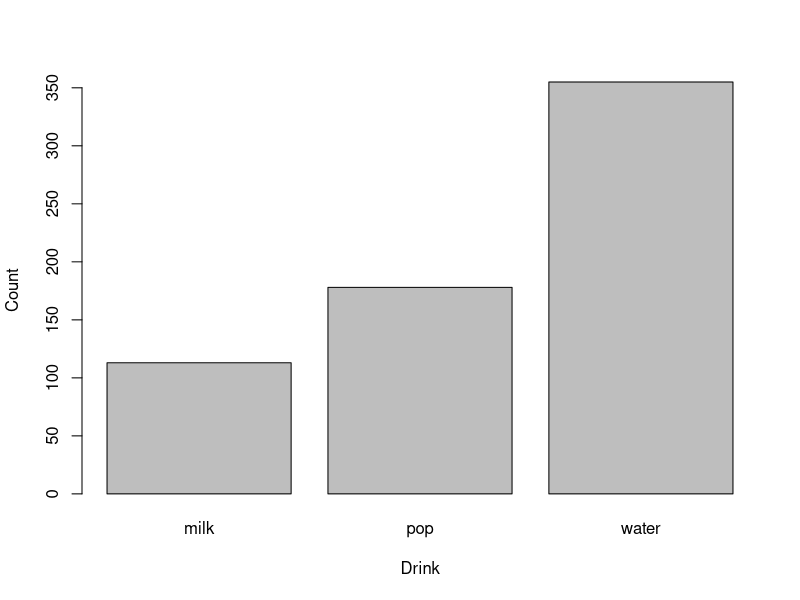
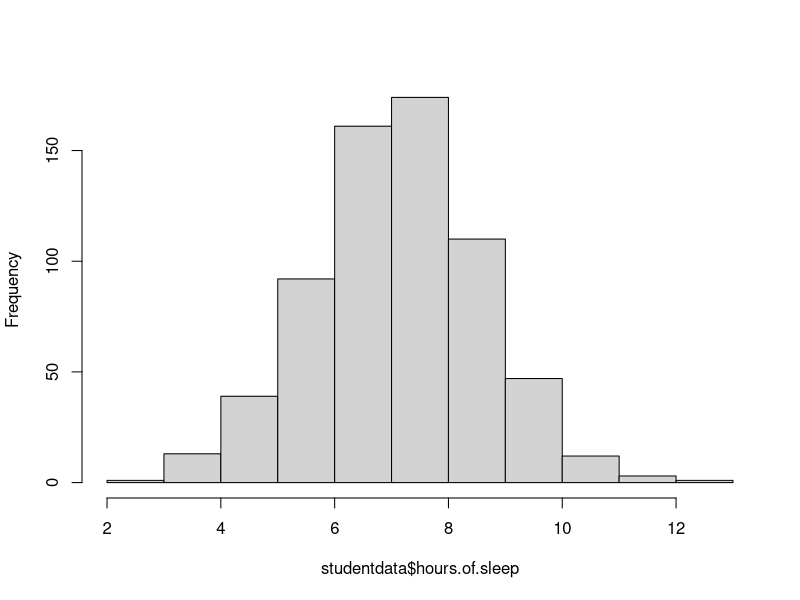
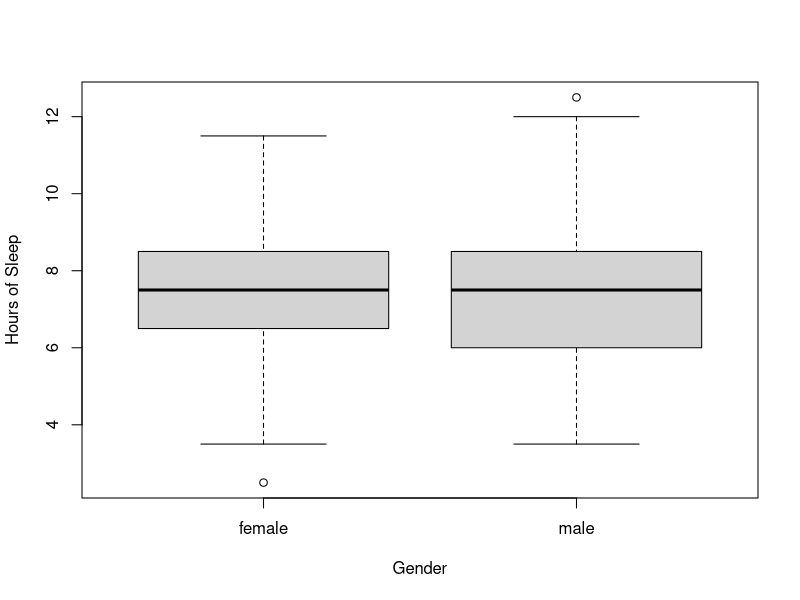
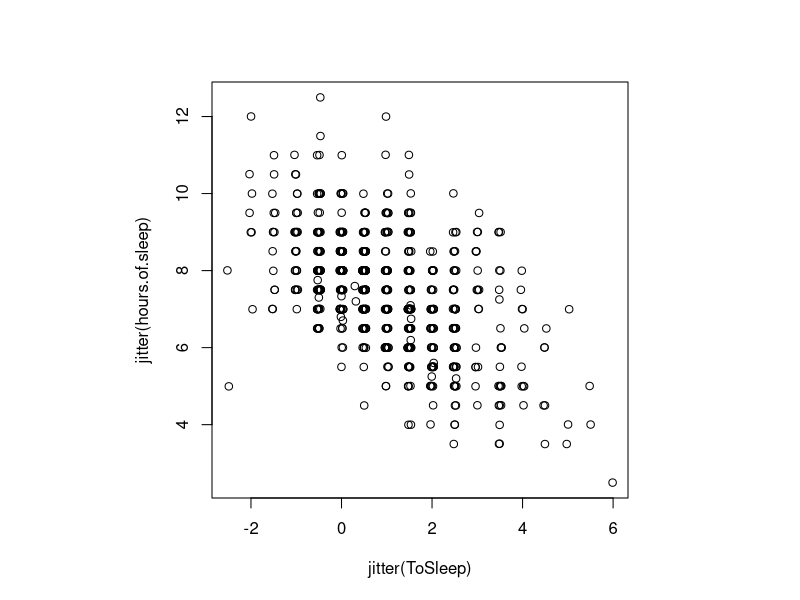
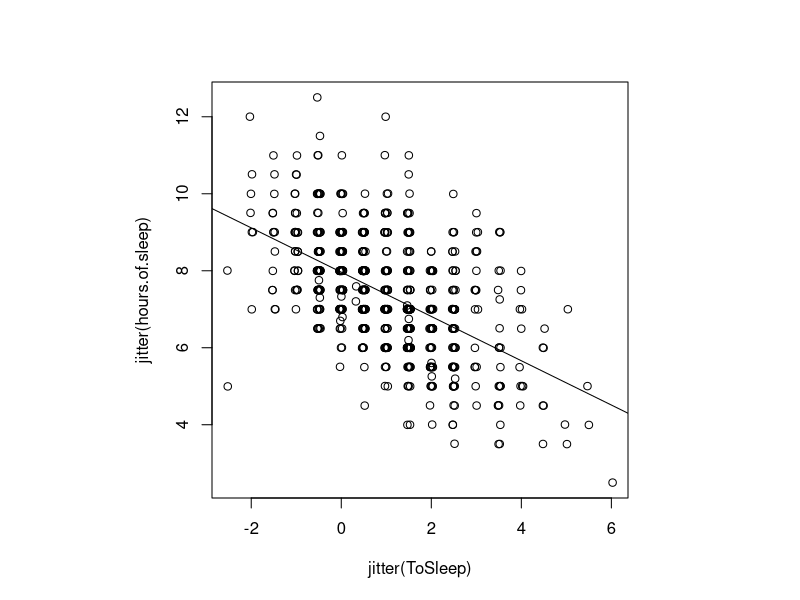
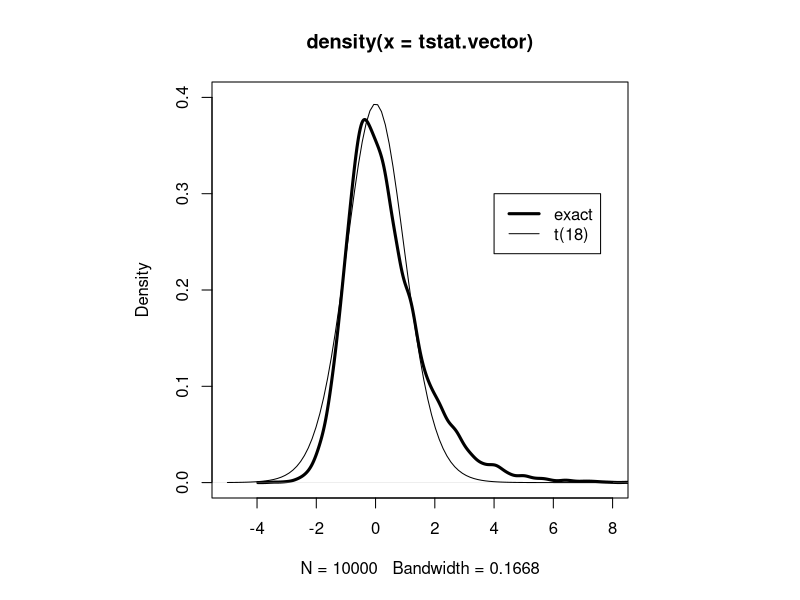

These charts were generated, in order, by the following R code:
# Bayesian Computation with R (Second Edition)
# by Jim Albert

# 1 An Introduction to R

# 1.1 Overview

# 1.2 Exploring a Student Dataset 

# 1.2.1 Introduction to the Dataset

# 1.2.2 Reading the Data into R 

# studentdata <- read.table("studentdata.txt", sep = "\t", header = TRUE)

# This dataset is also available as part of the LearnBayes package. 

library(LearnBayes)
data(studentdata)

studentdata[1, ]

# attach(studentdata)

# 1.2.3 R Commands to Summarize and Graph a Single Batch 

table(studentdata$Drink)

barplot(table(studentdata$Drink), xlab = "Drink", ylab = "Count")

# Fig. 1.1. Barplot of the drinking preference of the statistics students.

studentdata$hours.of.sleep <- with(studentdata, WakeUp - ToSleep)

summary(studentdata$hours.of.sleep)

hist(studentdata$hours.of.sleep, main = "")

# Fig. 1.2. Histogram of the hours of sleep of the statistics students.

# 1.2.4 R Commands to Compare Batches 

boxplot(hours.of.sleep ~ Gender, data = studentdata, ylab = "Hours of Sleep")

# Fig. 1.3. Parallel boxplots of the hours of sleep of the male and female students.

str(studentdata)

female.Haircut <- with(studentdata, Haircut[Gender == "female"])
male.Haircut <- with(studentdata, Haircut[Gender == "male"])
summary(female.Haircut)
summary(male.Haircut)

# 1.2.5 R Commands for Studying Relationships 

par(pty = "s")

with(studentdata, plot(jitter(ToSleep), jitter(hours.of.sleep)))

# Fig. 1.4. Scatterplot of wake-up time and hours of sleep for students. 

with(studentdata, plot(jitter(ToSleep), jitter(hours.of.sleep)))
fit <- lm(hours.of.sleep ~ ToSleep, data = studentdata)
fit
abline(fit)

# Fig. 1.5. Scatterplot of wake-up time and hours of sleep for students with least- squares line plotted on top.

# 1.3 Exploring the Robustness of the t Statistic 

# 1.3.1 Introduction 

# 1.3.2 Writing a Function to Compute the t Statistic 

x <- rnorm(10, mean = 50, sd = 10)
y <- rnorm(10, mean = 50, sd = 10)

m <- length(x)
n <- length(y)

sp <- sqrt(((m - 1)*sd(x)^2+ (n - 1)*sd(y)^2)/(m + n - 2))

t.stat <- (mean(x) - mean(y))/(sp*sqrt(1/m+ 1/n))
t.stat

tstatistic <- function(x, y) {
  m <- length(x)
  n <- length(y)
  sp <- sqrt(((m - 1)*sd(x)^2 + (n - 1)*sd(y)^2)/(m + n - 2))
  t.stat <- (mean(x) - mean(y))/(sp*sqrt(1/m + 1/n))
  return(t.stat)
}

#source("tstatistic.R")

data.x <- c(1, 4, 3, 6, 5)
data.y <- c(5, 4, 7, 6, 10)
tstatistic(data.x, data.y)

# 1.3.3 Programming a Monte Carlo Simulation

alpha <- 0.1  # sets alpha
m <- 10       # sets m
n <- 10       # sets n
N <- 10000    # sets the number of simulations
n.reject <- 0 # counter of num. of rejections
for (i in 1:N) {
  x <- rnorm(m, mean = 0, sd = 1) # simulates xs from population 1
  y <- rnorm(n, mean = 0, sd = 1) # simulates ys from population 2
  t.stat <- tstatistic(x, y)      # computes the t statistic
  if (abs(t.stat) > qt(1 - alpha/2, n + m - 2))
    n.reject <- n.reject + 1 # reject if |T| exceeds critical pt 
}
true.sig.level <- n.reject/N # est. is proportion of rejections
true.sig.level

# 1.3.4 The Behavior of the True Significance Level Under Different Assumptions 

m <- 10
n <- 10
my.tsimulation <- function() {
  tstatistic(rnorm(m, mean = 10, sd = 2), rexp(n, rate = 1/10))
}

tstat.vector <- replicate(10000, my.tsimulation())

plot(density(tstat.vector), xlim = c(-5, 8), ylim = c(0, 0.4), lwd = 3)
curve(dt(x, df = 18), add = TRUE)
legend(4, 0.3, c("exact", "t(18)"), lwd = c(3,1))

# Fig. 1.6. Exact sampling density of the t statistic when sampling from normal and exponential distributions. 
# The t sampling density assuming normal populations is also displayed.

# 1.4 Further Reading

# 1.5 Summary of R Functions 

# 1.6 Exercises
